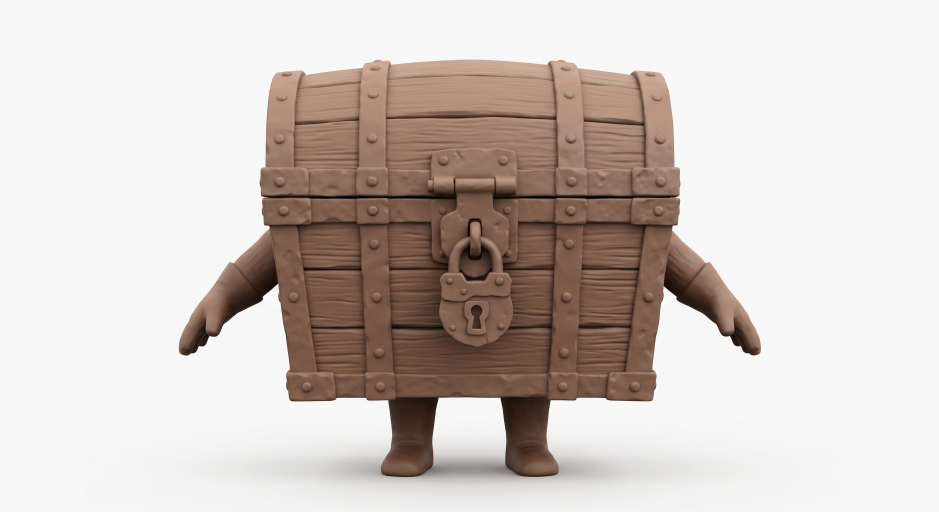
#> input picture cli3d/bau-ref.jpg, 2816 x 1536 px (shown at 1/3 size)
$ python -i imaging.py   (imports and definitions only)
#> lines starting #> are read from the running program, lines starting #| are printed output that depends on the picture
#> further down, picture is the input picture: PIL image 2816x1536 RGB; mean R, G, B 208.5, 199.7, 194.3
"""Pós-processamento: é o que transforma um JPEG de 2816x1536 em sprite usável.

O Nano Banana devolve uma imagem grande, em JPEG, com fundo chapado. Sprite
precisa do contrário: pequeno, PNG, fundo transparente, e às vezes cortado em
quadros. Tudo isso mora aqui, longe de qualquer coisa de rede.
"""

from __future__ import annotations

import io
from collections import deque
from dataclasses import dataclass
from pathlib import Path

from PIL import Image, ImageDraw, ImageFilter

# Um sprite raramente passa disso; acima daqui o flood fill fica caro à toa.
_MASK_MAX_SIDE = 512

Rgb = tuple[int, int, int]


# [32 lines left out: functions sniff_extension, open_image, _border_color, not called in this run]


def _close_enough(a: tuple[int, int, int], b: tuple[int, int, int], tol: int) -> bool:
    return abs(a[0] - b[0]) <= tol and abs(a[1] - b[1]) <= tol and abs(a[2] - b[2]) <= tol


# [105 lines left out: functions background_mask, make_transparent, trim, fit, parse_grid, slice_sheet, not called in this run]


_GIF_TRANSPARENT_INDEX = 255


# [34 lines left out: functions _to_gif_frame, save_gif, not called in this run]


@dataclass
class AtlasEntry:
    """Um sprite dentro do atlas: nome e onde ele foi colocado."""

    name: str
    x: int
    y: int
    w: int
    h: int


# [304 lines left out: functions pack_atlas, _palette_image, nearest_colour, quantize_to_palette, _perceptual_distance, extract_palette and 3 more, not called in this run]


def make_tileable(img: Image.Image, blend: float = 0.12) -> Image.Image:
    """Costura a imagem consigo mesma para que ela repita sem emenda.

    O truque é o mesmo que editores de textura usam há décadas: deslocar a
    imagem em meia largura e meia altura leva as bordas para o meio, onde dá
    para misturá-las com o entorno. O que era a emenda vira uma transição
    suave, e as novas bordas — que antes eram o meio da imagem — já casam por
    construção.

    `blend` é a largura da faixa misturada, em fração do lado. Faixa demais
    borra o desenho; de menos não cobre a emenda.
    """
#> called with blend = 0.12
    if not 0 < blend < 0.5:
        raise ValueError("blend must be between 0 and 0.5")

    rgba = img.convert("RGBA")
    width, height = rgba.size
#> width = 2816; height = 1536
    half_x, half_y = width // 2, height // 2
#> half_x = 1408; half_y = 768

    # Deslocar por metade em cada eixo: as bordas antigas encontram-se no centro.
    shifted = Image.new("RGBA", (width, height))
#> shifted: PIL image 2816x1536 RGBA; every value is 0
    shifted.paste(rgba.crop((half_x, half_y, width, height)), (0, 0))
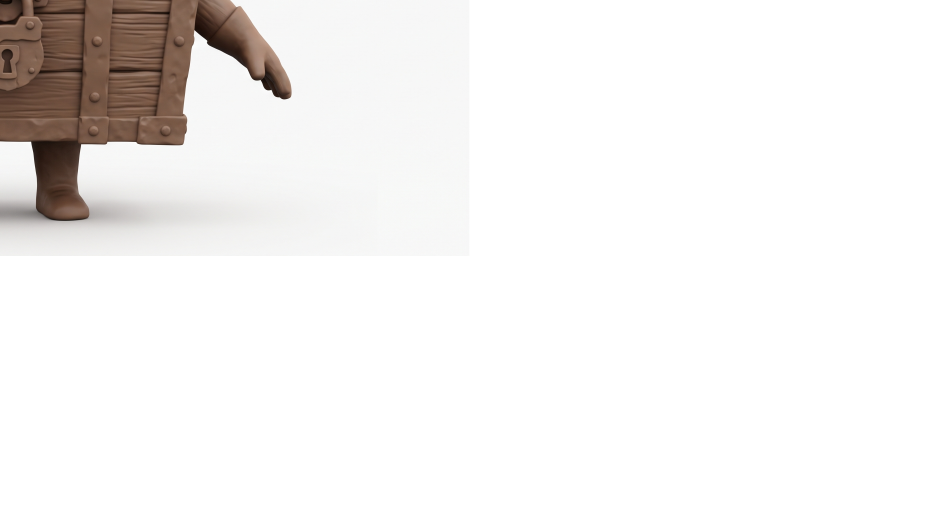
#> shifted: PIL image 2816x1536 RGBA (shown at 1/3 size); mean R, G, B, A 50.9, 48.9, 47.7, 63.8; transparent parts drawn white
    shifted.paste(rgba.crop((0, half_y, half_x, height)), (width - half_x, 0))
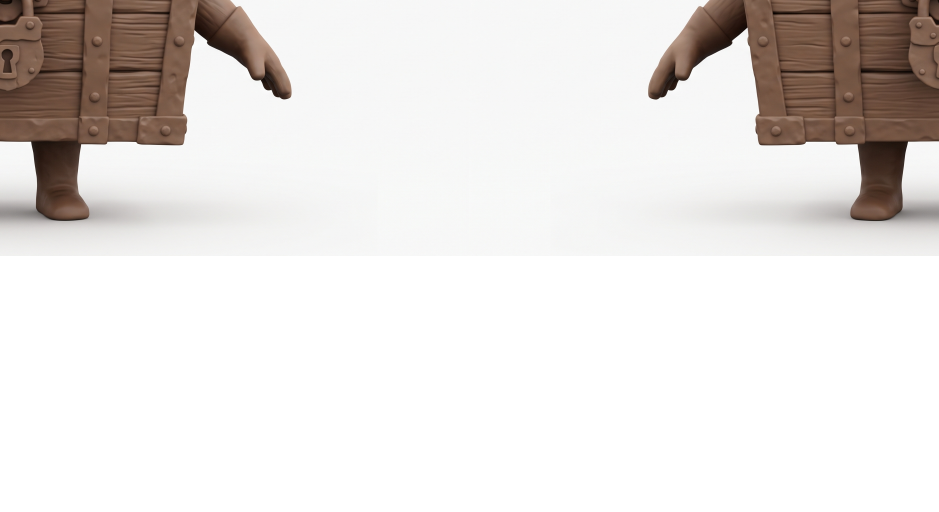
#> shifted: PIL image 2816x1536 RGBA (shown at 1/3 size); mean R, G, B, A 101.7, 97.6, 95.2, 127.5; transparent parts drawn white
    shifted.paste(rgba.crop((half_x, 0, width, half_y)), (0, height - half_y))
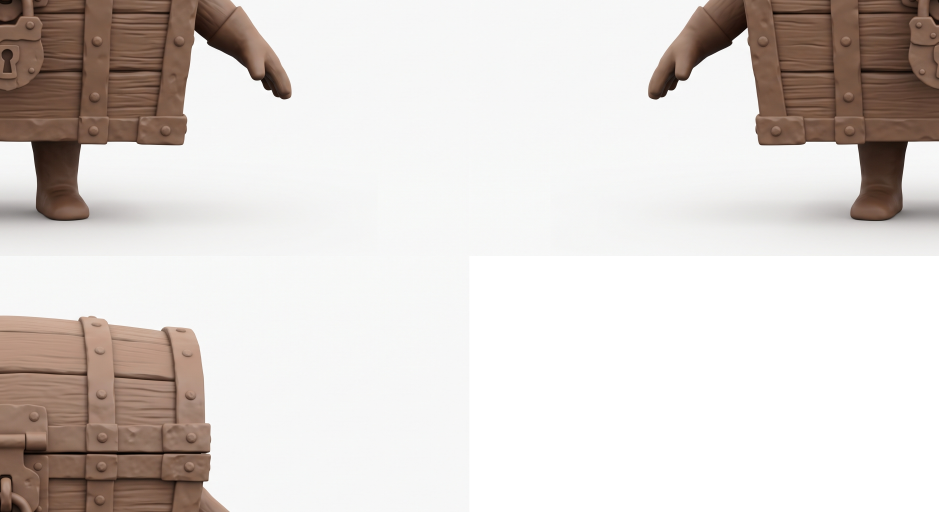
#> shifted: PIL image 2816x1536 RGBA (shown at 1/3 size); mean R, G, B, A 155.2, 148.8, 144.9, 191.2; transparent parts drawn white
    shifted.paste(rgba.crop((0, 0, half_x, half_y)), (width - half_x, height - half_y))
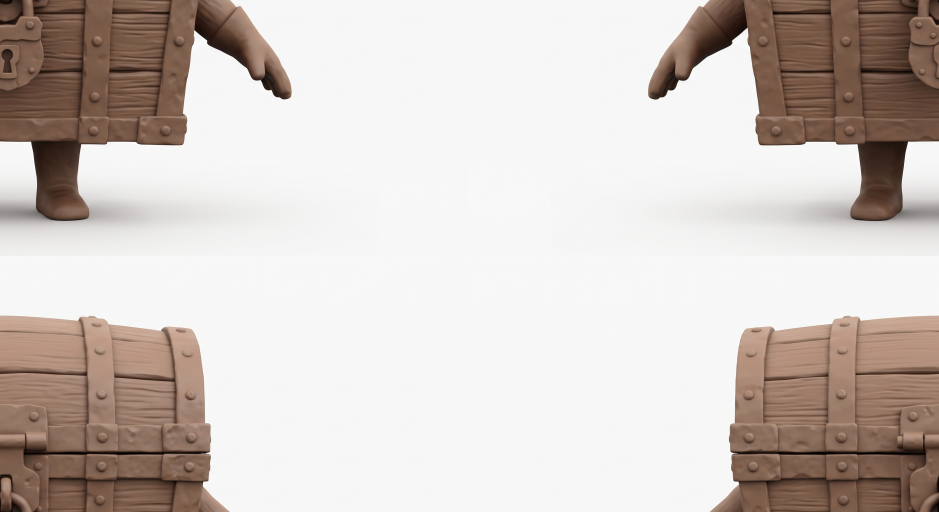
#> shifted: PIL image 2816x1536 RGBA (shown at 1/3 size); mean R, G, B, A 208.5, 199.7, 194.3, 255

    # Misturar a cruz central com a imagem original deslocada de novo, que traz
    # conteúdo vizinho plausível para cima da costura.
    band_x = max(2, int(width * blend))
#> band_x = 337
    band_y = max(2, int(height * blend))
#> band_y = 184
    patch = shifted.filter(ImageFilter.GaussianBlur(radius=max(1, band_x // 3)))
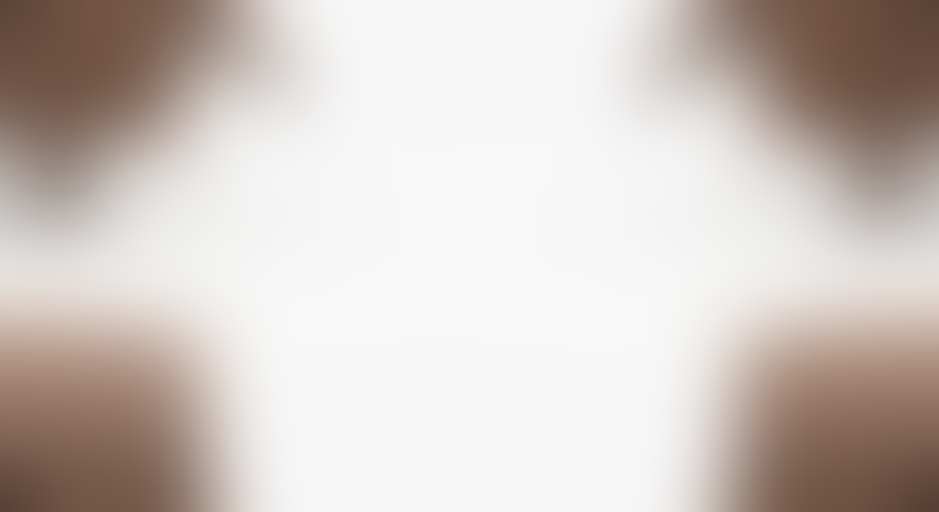
#> patch: PIL image 2816x1536 RGBA (shown at 1/3 size); mean R, G, B, A 208.4, 199.6, 194.3, 255

    mask = Image.new("L", (width, height), 0)
#> mask: PIL image 2816x1536 L; every value is 0
    draw = ImageDraw.Draw(mask)
    draw.rectangle((half_x - band_x, 0, half_x + band_x, height), fill=255)
    draw.rectangle((0, half_y - band_y, width, half_y + band_y), fill=255)
    mask = mask.filter(ImageFilter.GaussianBlur(radius=max(1, band_x // 2)))
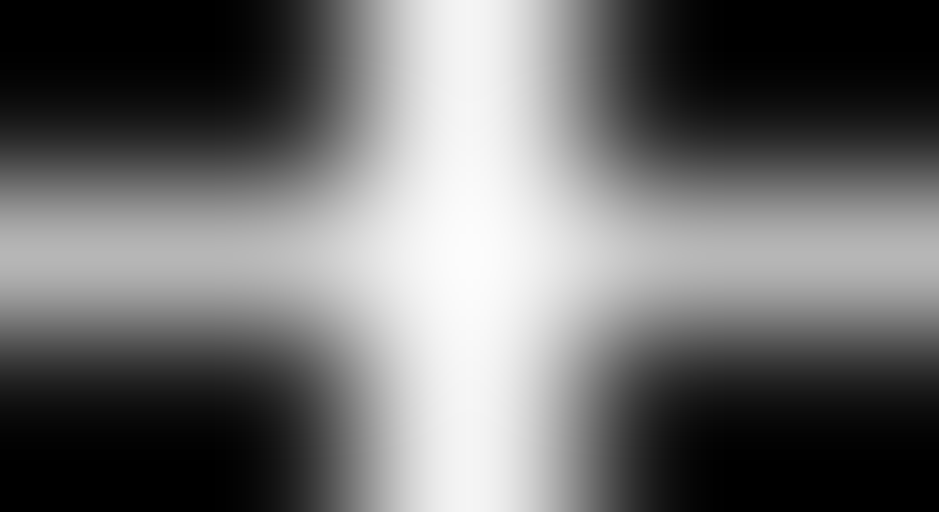
#> mask: PIL image 2816x1536 L (shown at 1/3 size); min 0, max 252, mean 107.7

    return Image.composite(patch, shifted, mask)
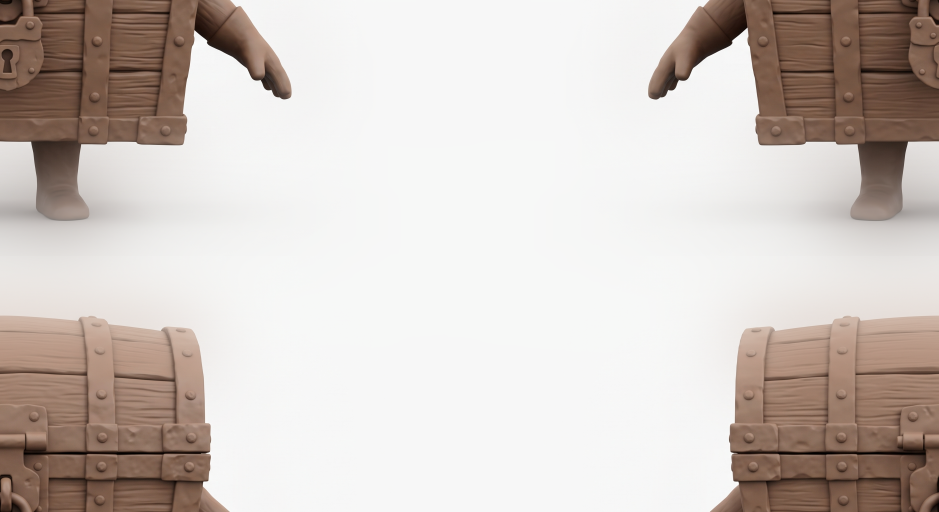
#> returned value: PIL image 2816x1536 RGBA (shown at 1/3 size); mean R, G, B, A 207.9, 198.8, 193.4, 255


# [55 lines left out: function normal_map, not called in this run]

>>> from PIL import Image
>>> picture = Image.open('../cli3d/bau-ref.jpg')
>>> result = make_tileable(picture)
